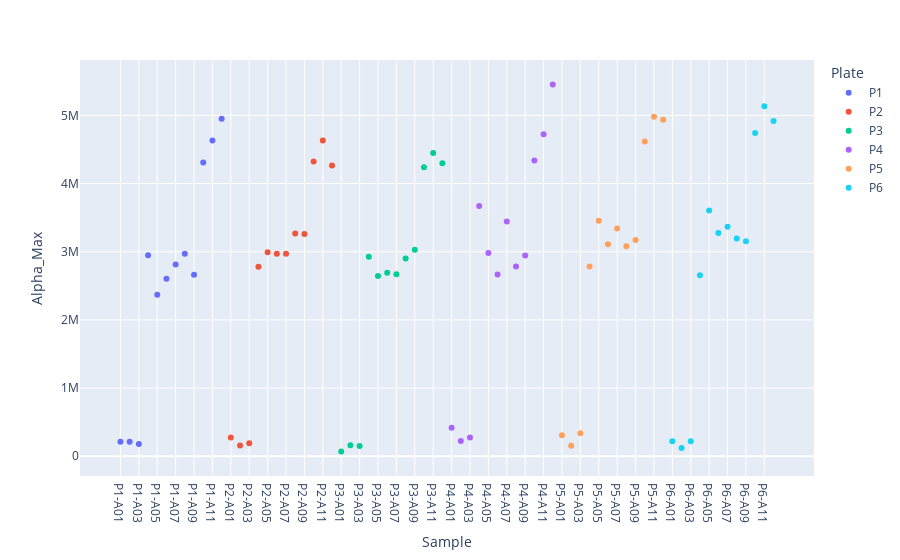
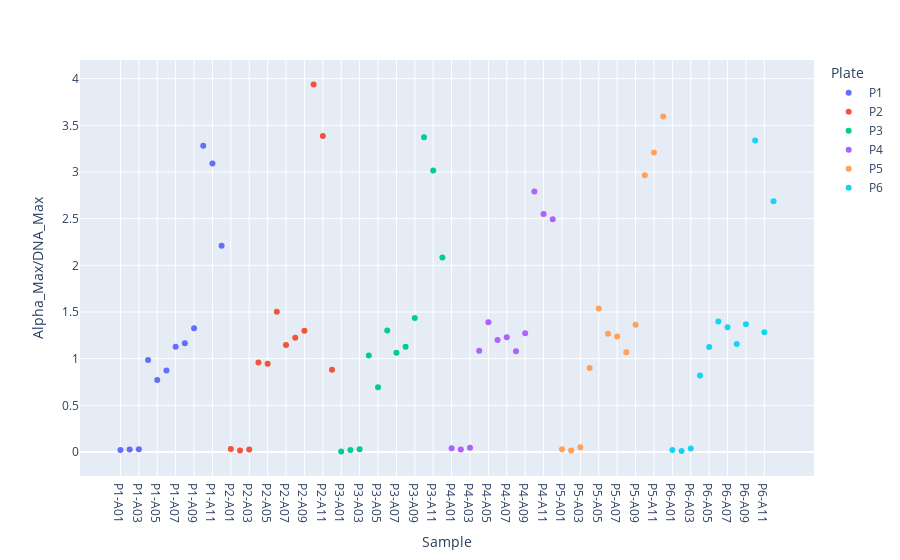

The cell these charts' notebook holds for them, in order:
### Code cell
y = maxes["Alpha_Max"]
x = maxes["Sample"]
y2 = maxes["Alpha_Max/DNA_Max"]

# ax1 = plt.gca()
# ax2 = ax1.twinx()
ax1 = px.scatter(maxes, x=x, y=y, color = "Plate")
ax2 = px.scatter(maxes, x=x, y=y2, color = "Plate")

ax1.show()
ax2.show()

### Figure 1 — Plotly figure (JSON) as saved in the notebook; plotly's stock layout.template omitted (floating-point values rounded to 4 significant figures)
{"data": [{"hovertemplate": "Plate=P1<br>Sample=%{x}<br>Alpha_Max=%{y}<extra></extra>", "legendgroup": "P1", "marker": {"color": "#636efa", "symbol": "circle"}, "mode": "markers", "name": "P1", "orientation": "v", "showlegend": true, "type": "scatter", "x": ["P1-A01", "P1-A02", "P1-A03", "P1-A04", "P1-A05", "P1-A06", "P1-A07", "P1-A08", "P1-A09", "P1-A10", "P1-A11", "P1-A12"], "xaxis": "x", "y": [214100.0, 213700.0, 178800.0, 2950000.0, 2371000.0, 2605000.0, 2813000.0, 2972000, 2663000.0, 4310000.0, 4633000.0, 4953000.0], "yaxis": "y"}, {"hovertemplate": "Plate=P2<br>Sample=%{x}<br>Alpha_Max=%{y}<extra></extra>", "legendgroup": "P2", "marker": {"color": "#EF553B", "symbol": "circle"}, "mode": "markers", "name": "P2", "orientation": "v", "showlegend": true, "type": "scatter", "x": ["P2-A01", "P2-A02", "P2-A03", "P2-A04", "P2-A05", "P2-A06", "P2-A07", "P2-A08", "P2-A09", "P2-A10", "P2-A11", "P2-A12"], "xaxis": "x", "y": [273600.0, 158500.0, 191600.0, 2780000.0, 2992000.0, 2971000.0, 2972000.0, 3268000.0, 3260000.0, 4325000.0, 4630000.0, 4263000.0], "yaxis": "y"}, {"hovertemplate": "Plate=P3<br>Sample=%{x}<br>Alpha_Max=%{y}<extra></extra>", "legendgroup": "P3", "marker": {"color": "#00cc96", "symbol": "circle"}, "mode": "markers", "name": "P3", "orientation": "v", "showlegend": true, "type": "scatter", "x": ["P3-A01", "P3-A02", "P3-A03", "P3-A04", "P3-A05", "P3-A06", "P3-A07", "P3-A08", "P3-A09", "P3-A10", "P3-A11", "P3-A12"], "xaxis": "x", "y": [70510.0, 163200.0, 149300.0, 2928000.0, 2645000.0, 2692000.0, 2670000.0, 2899000.0, 3030000.0, 4241000.0, 4449000.0, 4300000.0], "yaxis": "y"}, {"hovertemplate": "Plate=P4<br>Sample=%{x}<br>Alpha_Max=%{y}<extra></extra>", "legendgroup": "P4", "marker": {"color": "#ab63fa", "symbol": "circle"}, "mode": "markers", "name": "P4", "orientation": "v", "showlegend": true, "type": "scatter", "x": ["P4-A01", "P4-A02", "P4-A03", "P4-A04", "P4-A05", "P4-A06", "P4-A07", "P4-A08", "P4-A09", "P4-A10", "P4-A11", "P4-A12"], "xaxis": "x", "y": [417600.0, 222400.0, 274200.0, 3672000.0, 2983000.0, 2665000.0, 3445000.0, 2782000.0, 2944000.0, 4339000.0, 4724000.0, 5453000.0], "yaxis": "y"}, {"hovertemplate": "Plate=P5<br>Sample=%{x}<br>Alpha_Max=%{y}<extra></extra>", "legendgroup": "P5", "marker": {"color": "#FFA15A", "symbol": "circle"}, "mode": "markers", "name": "P5", "orientation": "v", "showlegend": true, "type": "scatter", "x": ["P5-A01", "P5-A02", "P5-A03", "P5-A04", "P5-A05", "P5-A06", "P5-A07", "P5-A08", "P5-A09", "P5-A10", "P5-A11", "P5-A12"], "xaxis": "x", "y": [307500.0, 152500.0, 338600.0, 2782000.0, 3453000.0, 3112000.0, 3341000.0, 3081000.0, 3172000, 4616000.0, 4982000.0, 4936000.0], "yaxis": "y"}, {"hovertemplate": "Plate=P6<br>Sample=%{x}<br>Alpha_Max=%{y}<extra></extra>", "legendgroup": "P6", "marker": {"color": "#19d3f3", "symbol": "circle"}, "mode": "markers", "name": "P6", "orientation": "v", "showlegend": true, "type": "scatter", "x": ["P6-A01", "P6-A02", "P6-A03", "P6-A04", "P6-A05", "P6-A06", "P6-A07", "P6-A08", "P6-A09", "P6-A10", "P6-A11", "P6-A12"], "xaxis": "x", "y": [218600.0, 121400.0, 221700.0, 2654000.0, 3604000.0, 3276000.0, 3368000.0, 3195000.0, 3154000.0, 4741000.0, 5135000.0, 4919000.0], "yaxis": "y"}], "layout": {"legend": {"title": {"text": "Plate"}, "tracegroupgap": 0}, "margin": {"t": 60}, "xaxis": {"anchor": "y", "domain": [0, 1], "title": {"text": "Sample"}}, "yaxis": {"anchor": "x", "domain": [0, 1], "title": {"text": "Alpha_Max"}}}}

### Figure 2 — Plotly figure (JSON) as saved in the notebook; plotly's stock layout.template omitted (floating-point values rounded to 4 significant figures)
{"data": [{"hovertemplate": "Plate=P1<br>Sample=%{x}<br>Alpha_Max/DNA_Max=%{y}<extra></extra>", "legendgroup": "P1", "marker": {"color": "#636efa", "symbol": "circle"}, "mode": "markers", "name": "P1", "orientation": "v", "showlegend": true, "type": "scatter", "x": ["P1-A01", "P1-A02", "P1-A03", "P1-A04", "P1-A05", "P1-A06", "P1-A07", "P1-A08", "P1-A09", "P1-A10", "P1-A11", "P1-A12"], "xaxis": "x", "y": [0.02236, 0.02709, 0.02909, 0.9857, 0.7713, 0.8743, 1.127, 1.164, 1.325, 3.282, 3.09, 2.21], "yaxis": "y"}, {"hovertemplate": "Plate=P2<br>Sample=%{x}<br>Alpha_Max/DNA_Max=%{y}<extra></extra>", "legendgroup": "P2", "marker": {"color": "#EF553B", "symbol": "circle"}, "mode": "markers", "name": "P2", "orientation": "v", "showlegend": true, "type": "scatter", "x": ["P2-A01", "P2-A02", "P2-A03", "P2-A04", "P2-A05", "P2-A06", "P2-A07", "P2-A08", "P2-A09", "P2-A10", "P2-A11", "P2-A12"], "xaxis": "x", "y": [0.03098, 0.01665, 0.02635, 0.9586, 0.9461, 1.502, 1.147, 1.225, 1.3, 3.937, 3.385, 0.8809], "yaxis": "y"}, {"hovertemplate": "Plate=P3<br>Sample=%{x}<br>Alpha_Max/DNA_Max=%{y}<extra></extra>", "legendgroup": "P3", "marker": {"color": "#00cc96", "symbol": "circle"}, "mode": "markers", "name": "P3", "orientation": "v", "showlegend": true, "type": "scatter", "x": ["P3-A01", "P3-A02", "P3-A03", "P3-A04", "P3-A05", "P3-A06", "P3-A07", "P3-A08", "P3-A09", "P3-A10", "P3-A11", "P3-A12"], "xaxis": "x", "y": [0.006052, 0.02181, 0.02951, 1.035, 0.6948, 1.301, 1.064, 1.129, 1.436, 3.372, 3.016, 2.085], "yaxis": "y"}, {"hovertemplate": "Plate=P4<br>Sample=%{x}<br>Alpha_Max/DNA_Max=%{y}<extra></extra>", "legendgroup": "P4", "marker": {"color": "#ab63fa", "symbol": "circle"}, "mode": "markers", "name": "P4", "orientation": "v", "showlegend": true, "type": "scatter", "x": ["P4-A01", "P4-A02", "P4-A03", "P4-A04", "P4-A05", "P4-A06", "P4-A07", "P4-A08", "P4-A09", "P4-A10", "P4-A11", "P4-A12"], "xaxis": "x", "y": [0.03943, 0.02605, 0.04503, 1.085, 1.39, 1.2, 1.231, 1.079, 1.272, 2.791, 2.551, 2.493], "yaxis": "y"}, {"hovertemplate": "Plate=P5<br>Sample=%{x}<br>Alpha_Max/DNA_Max=%{y}<extra></extra>", "legendgroup": "P5", "marker": {"color": "#FFA15A", "symbol": "circle"}, "mode": "markers", "name": "P5", "orientation": "v", "showlegend": true, "type": "scatter", "x": ["P5-A01", "P5-A02", "P5-A03", "P5-A04", "P5-A05", "P5-A06", "P5-A07", "P5-A08", "P5-A09", "P5-A10", "P5-A11", "P5-A12"], "xaxis": "x", "y": [0.02946, 0.01525, 0.04975, 0.8993, 1.537, 1.266, 1.238, 1.069, 1.365, 2.965, 3.21, 3.594], "yaxis": "y"}, {"hovertemplate": "Plate=P6<br>Sample=%{x}<br>Alpha_Max/DNA_Max=%{y}<extra></extra>", "legendgroup": "P6", "marker": {"color": "#19d3f3", "symbol": "circle"}, "mode": "markers", "name": "P6", "orientation": "v", "showlegend": true, "type": "scatter", "x": ["P6-A01", "P6-A02", "P6-A03", "P6-A04", "P6-A05", "P6-A06", "P6-A07", "P6-A08", "P6-A09", "P6-A10", "P6-A11", "P6-A12"], "xaxis": "x", "y": [0.02048, 0.01188, 0.03759, 0.8199, 1.125, 1.398, 1.338, 1.157, 1.37, 3.337, 1.284, 2.686], "yaxis": "y"}], "layout": {"legend": {"title": {"text": "Plate"}, "tracegroupgap": 0}, "margin": {"t": 60}, "xaxis": {"anchor": "y", "domain": [0, 1], "title": {"text": "Sample"}}, "yaxis": {"anchor": "x", "domain": [0, 1], "title": {"text": "Alpha_Max/DNA_Max"}}}}
